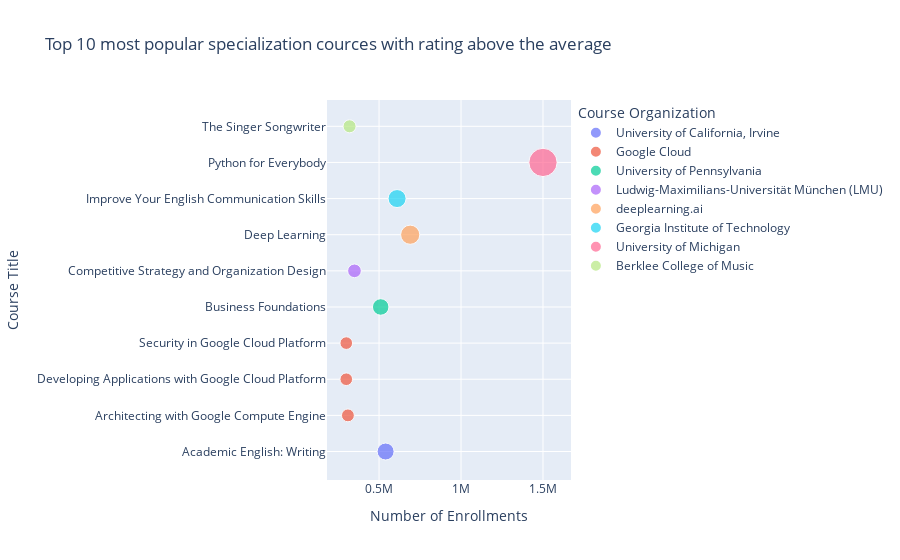

The code cell stored with this chart in its notebook:
### Markdown cell above
#### **2.6 Top 10 most popular specialization cources with rating above average**

Average of all courses was counted to represent the quality of the course higher than average and filtered by specialization courses. 

Plotly was used to visualize the course dificulty by their enrollments interactively. 


###### **Please know, that exact counts and zoom is only available in Jupiter notebook*

### Code cell
avg_course_rating = df['course_rating'].mean()

top_spec_courses = df[(df['course_rating'] > (avg_course_rating)) & (df['course_Certificate_type'] == 'SPECIALIZATION')]


spec_course_popularity = top_spec_courses.groupby('course_title')['course_students_enrolled'].sum().reset_index()
top_10_spec_courses = spec_course_popularity.sort_values('course_students_enrolled', ascending=False).head(10)

filtered_top_courses = top_spec_courses[top_spec_courses['course_title'].isin(top_10_spec_courses['course_title'])]


fig = px.scatter(
    filtered_top_courses, 
    x='course_students_enrolled', 
    y='course_title', 
    color='course_organization',
    color_continuous_scale='Viridis', 
    size='course_students_enrolled',
    hover_name='course_title', 
    hover_data={'course_difficulty': True, 'course_rating': True, 'course_students_enrolled': True},
    title="Top 10 most popular specialization cources with rating above the average",
    labels={
        "course_organization": "Course Organization", 
        "course_title": "Course Title", 
        "course_rating": "Course Rating", 
        "course_students_enrolled": "Number of Enrollments", 
        "course_difficulty": "Course Difficulty"
    },
    size_max=20 
)

fig.show()

### Figure 1 — Plotly figure (JSON) as saved in the notebook; plotly's stock layout.template omitted (floating-point values rounded to 4 significant figures)
{"data": [{"customdata": [["Beginner", 4.7]], "hovertemplate": "<b>%{hovertext}</b><br><br>Course Organization=University of California, Irvine<br>Number of Enrollments=%{marker.size}<br>Course Title=%{y}<br>Course Difficulty=%{customdata[0]}<br>Course Rating=%{customdata[1]}<extra></extra>", "hovertext": ["Academic English: Writing"], "legendgroup": "University of California, Irvine", "marker": {"color": "#636efa", "size": [540000], "sizemode": "area", "sizeref": 3750, "symbol": "circle"}, "mode": "markers", "name": "University of California, Irvine", "orientation": "h", "showlegend": true, "type": "scatter", "x": [540000], "xaxis": "x", "y": ["Academic English: Writing"], "yaxis": "y"}, {"customdata": [["Intermediate", 4.7], ["Intermediate", 4.7], ["Intermediate", 4.7]], "hovertemplate": "<b>%{hovertext}</b><br><br>Course Organization=Google Cloud<br>Number of Enrollments=%{marker.size}<br>Course Title=%{y}<br>Course Difficulty=%{customdata[0]}<br>Course Rating=%{customdata[1]}<extra></extra>", "hovertext": ["Architecting with Google Compute Engine", "Developing Applications with Google Cloud Platform", "Security in Google Cloud Platform"], "legendgroup": "Google Cloud", "marker": {"color": "#EF553B", "size": [310000, 300000, 300000], "sizemode": "area", "sizeref": 3750, "symbol": "circle"}, "mode": "markers", "name": "Google Cloud", "orientation": "h", "showlegend": true, "type": "scatter", "x": [310000, 300000, 300000], "xaxis": "x", "y": ["Architecting with Google Compute Engine", "Developing Applications with Google Cloud Platform", "Security in Google Cloud Platform"], "yaxis": "y"}, {"customdata": [["Beginner", 4.7]], "hovertemplate": "<b>%{hovertext}</b><br><br>Course Organization=University of Pennsylvania<br>Number of Enrollments=%{marker.size}<br>Course Title=%{y}<br>Course Difficulty=%{customdata[0]}<br>Course Rating=%{customdata[1]}<extra></extra>", "hovertext": ["Business Foundations"], "legendgroup": "University of Pennsylvania", "marker": {"color": "#00cc96", "size": [510000], "sizemode": "area", "sizeref": 3750, "symbol": "circle"}, "mode": "markers", "name": "University of Pennsylvania", "orientation": "h", "showlegend": true, "type": "scatter", "x": [510000], "xaxis": "x", "y": ["Business Foundations"], "yaxis": "y"}, {"customdata": [["Intermediate", 4.7]], "hovertemplate": "<b>%{hovertext}</b><br><br>Course Organization=Ludwig-Maximilians-Universität München (LMU)<br>Number of Enrollments=%{marker.size}<br>Course Title=%{y}<br>Course Difficulty=%{customdata[0]}<br>Course Rating=%{customdata[1]}<extra></extra>", "hovertext": ["Competitive Strategy and Organization Design"], "legendgroup": "Ludwig-Maximilians-Universität München (LMU)", "marker": {"color": "#ab63fa", "size": [350000], "sizemode": "area", "sizeref": 3750, "symbol": "circle"}, "mode": "markers", "name": "Ludwig-Maximilians-Universität München (LMU)", "orientation": "h", "showlegend": true, "type": "scatter", "x": [350000], "xaxis": "x", "y": ["Competitive Strategy and Organization Design"], "yaxis": "y"}, {"customdata": [["Intermediate", 4.8]], "hovertemplate": "<b>%{hovertext}</b><br><br>Course Organization=deeplearning.ai<br>Number of Enrollments=%{marker.size}<br>Course Title=%{y}<br>Course Difficulty=%{customdata[0]}<br>Course Rating=%{customdata[1]}<extra></extra>", "hovertext": ["Deep Learning"], "legendgroup": "deeplearning.ai", "marker": {"color": "#FFA15A", "size": [690000], "sizemode": "area", "sizeref": 3750, "symbol": "circle"}, "mode": "markers", "name": "deeplearning.ai", "orientation": "h", "showlegend": true, "type": "scatter", "x": [690000], "xaxis": "x", "y": ["Deep Learning"], "yaxis": "y"}, {"customdata": [["Beginner", 4.7]], "hovertemplate": "<b>%{hovertext}</b><br><br>Course Organization=Georgia Institute of Technology<br>Number of Enrollments=%{marker.size}<br>Course Title=%{y}<br>Course Difficulty=%{customdata[0]}<br>Course Rating=%{customdata[1]}<extra></extra>", "hovertext": ["Improve Your English Communication Skills"], "legendgroup": "Georgia Institute of Technology", "marker": {"color": "#19d3f3", "size": [610000], "sizemode": "area", "sizeref": 3750, "symbol": "circle"}, "mode": "markers", "name": "Georgia Institute of Technology", "orientation": "h", "showlegend": true, "type": "scatter", "x": [610000], "xaxis": "x", "y": ["Improve Your English Communication Skills"], "yaxis": "y"}, {"customdata": [["Beginner", 4.8]], "hovertemplate": "<b>%{hovertext}</b><br><br>Course Organization=University of Michigan<br>Number of Enrollments=%{marker.size}<br>Course Title=%{y}<br>Course Difficulty=%{customdata[0]}<br>Course Rating=%{customdata[1]}<extra></extra>", "hovertext": ["Python for Everybody"], "legendgroup": "University of Michigan", "marker": {"color": "#FF6692", "size": [1500000], "sizemode": "area", "sizeref": 3750, "symbol": "circle"}, "mode": "markers", "name": "University of Michigan", "orientation": "h", "showlegend": true, "type": "scatter", "x": [1500000], "xaxis": "x", "y": ["Python for Everybody"], "yaxis": "y"}, {"customdata": [["Beginner", 4.8]], "hovertemplate": "<b>%{hovertext}</b><br><br>Course Organization=Berklee College of Music<br>Number of Enrollments=%{marker.size}<br>Course Title=%{y}<br>Course Difficulty=%{customdata[0]}<br>Course Rating=%{customdata[1]}<extra></extra>", "hovertext": ["The Singer Songwriter"], "legendgroup": "Berklee College of Music", "marker": {"color": "#B6E880", "size": [320000], "sizemode": "area", "sizeref": 3750, "symbol": "circle"}, "mode": "markers", "name": "Berklee College of Music", "orientation": "h", "showlegend": true, "type": "scatter", "x": [320000], "xaxis": "x", "y": ["The Singer Songwriter"], "yaxis": "y"}], "layout": {"legend": {"itemsizing": "constant", "title": {"text": "Course Organization"}, "tracegroupgap": 0}, "title": {"text": "Top 10 most popular specialization cources with rating above the average"}, "xaxis": {"anchor": "y", "domain": [0, 1], "title": {"text": "Number of Enrollments"}}, "yaxis": {"anchor": "x", "domain": [0, 1], "title": {"text": "Course Title"}}}}
